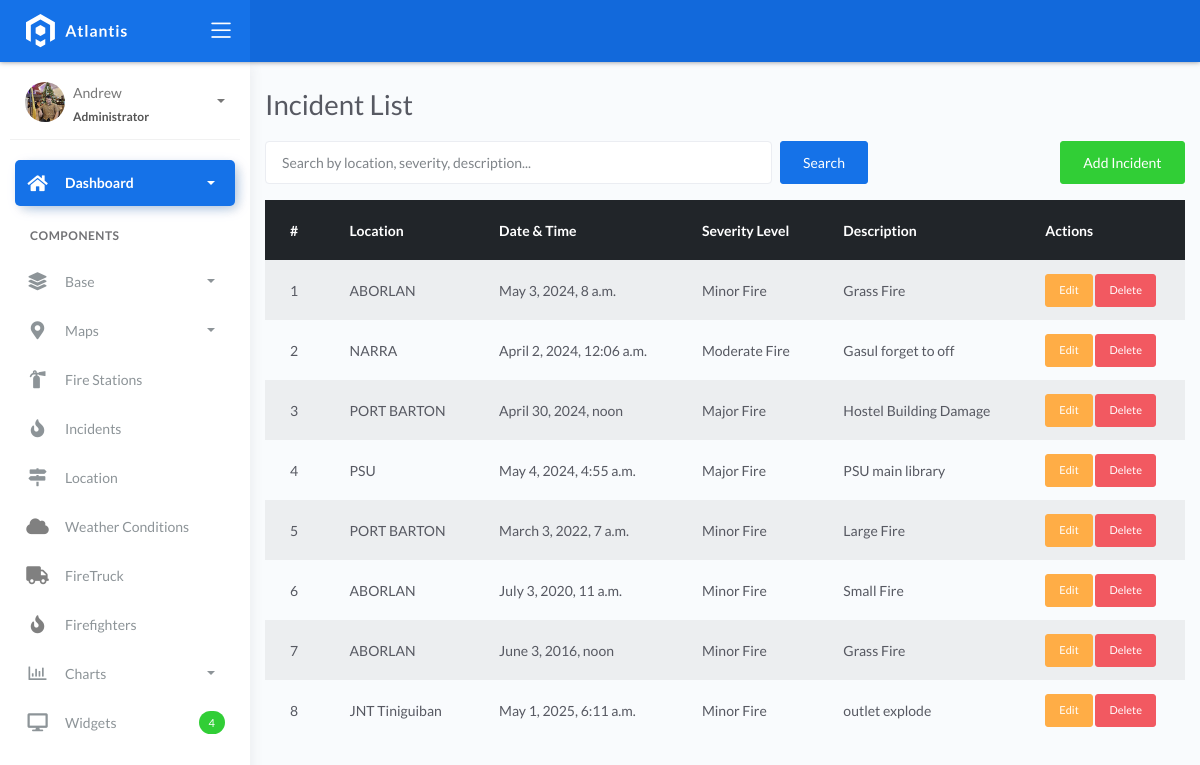
Screenshot of /incident_list/ with the database file from the repository.
### fire/models.py (models this page shows, shortened)
class BaseModel(models.Model):
    created_at = models.DateTimeField(auto_now_add=True, db_index=True)
    updated_at = models.DateTimeField(auto_now=True)
    class Meta:
        abstract = True

class Incident(BaseModel):
    SEVERITY_CHOICES = (
        ('Minor Fire', 'Minor Fire'),
        ('Moderate Fire', 'Moderate Fire'),
        ('Major Fire', 'Major Fire'),
    )
    location = models.ForeignKey(Locations, on_delete=models.CASCADE)
    date_time = models.DateTimeField(blank=True, null=True)
    severity_level = models.CharField(max_length=45, choices=SEVERITY_CHOICES)
    description = models.CharField(max_length=250)

class Locations(BaseModel):
    name = models.CharField(max_length=150)
    latitude = models.DecimalField(
        max_digits=22, decimal_places=16, null=True, blank=True)
    longitude = models.DecimalField(
        max_digits=22, decimal_places=16, null=True, blank=True)
    address = models.CharField(max_length=150)
    city = models.CharField(max_length=150)  # can be in separate table
    country = models.CharField(max_length=150)  # can be in separate

### fire/views.py (the view, shortened to what this page needs)
# urls.py: path('incident_list/',  IncidentListView.as_view(), name='incident-list'),
class IncidentListView(ListView):
    model = Incident
    template_name = 'incident_list.html'
    context_object_name = 'object_list'
    paginate_by = 10
    def get_queryset(self, *args, **kwargs):
        qs = super().get_queryset(*args, **kwargs)
        query = self.request.GET.get("q")
        return qs

### templates/incident_list.html (shortened to what this page needs)
{% extends "base.html" %}
{% block content %}
    <div class="container mt-4">
        <h1 class="mb-3">Incident List</h1>
        <div class="row mb-3">
            <div class="col-md-8">
                <form method="get" class="form-inline">
                    <input type="text" name="q" class="form-control mr-2 flex-grow-1" placeholder="Search by location, severity, description..." value="{{ request.GET.q|default_if_none:'' }}">
                    <button type="submit" class="btn btn-primary">Search</button>
                </form>
            </div>
            <div class="col-md-4 text-md-right">
                <a href="{% url 'incident-add' %}" class="btn btn-success">Add Incident</a>
            </div>
        </div>
        <table class="table table-striped table-hover">
            <thead class="table-dark">
                <tr>
                    <th>#</th>
                    <th>Location</th>
                    <th>Date & Time</th>
                    <th>Severity Level</th>
                    <th>Description</th>
                    <th>Actions</th>
                </tr>
            </thead>
            <tbody>
                {% for incident in object_list %}
                    <tr>
                        <td>{{ forloop.counter }}</td>
                        <td>{{ incident.location.name }}</td>
                        <td>{{ incident.date_time }}</td>
                        <td>{{ incident.severity_level }}</td>
                        <td>{{ incident.description }}</td>
                        <td>
                            <a href="{% url 'incident-update' incident.pk %}" class="btn btn-sm btn-warning">Edit</a>
                            <a href="{% url 'incident-delete' incident.pk %}" class="btn btn-sm btn-danger">Delete</a>
                        </td>
                    </tr>
                {% empty %}
                    <tr>
                        <td colspan="6" class="text-center">No incidents available.</td>
                    </tr>
                {% endfor %}
            </tbody>
        </table>
    </div>
{% endblock %}

### rows the page displays
Incident: location.name "ABORLAN", date_time "May 3, 2024, 8 a.m.", severity_level "Minor Fire", description "Grass Fire"
Incident: location.name "NARRA", date_time "April 2, 2024, 12:06 a.m.", severity_level "Moderate Fire", description "Gasul forget to off"
Incident: location.name "PORT BARTON", date_time "April 30, 2024, noon", severity_level "Major Fire", description "Hostel Building Damage"
Incident: location.name "PSU", date_time "May 4, 2024, 4:55 a.m.", severity_level "Major Fire", description "PSU main library"
Incident: location.name "PORT BARTON", date_time "March 3, 2022, 7 a.m.", severity_level "Minor Fire", description "Large Fire"
Incident: location.name "ABORLAN", date_time "July 3, 2020, 11 a.m.", severity_level "Minor Fire", description "Small Fire"
Incident: location.name "ABORLAN", date_time "June 3, 2016, noon", severity_level "Minor Fire", description "Grass Fire"
Incident: location.name "JNT Tiniguiban", date_time "May 1, 2025, 6:11 a.m.", severity_level "Minor Fire", description "outlet explode"
